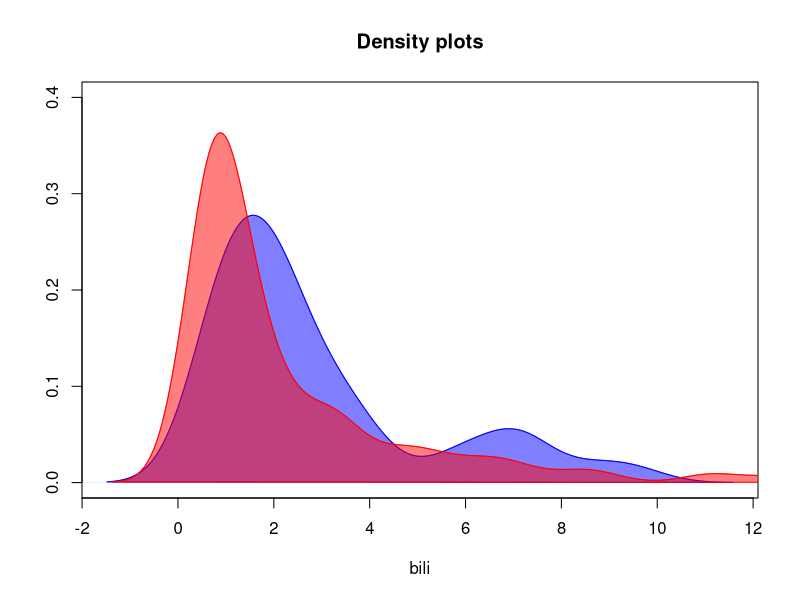
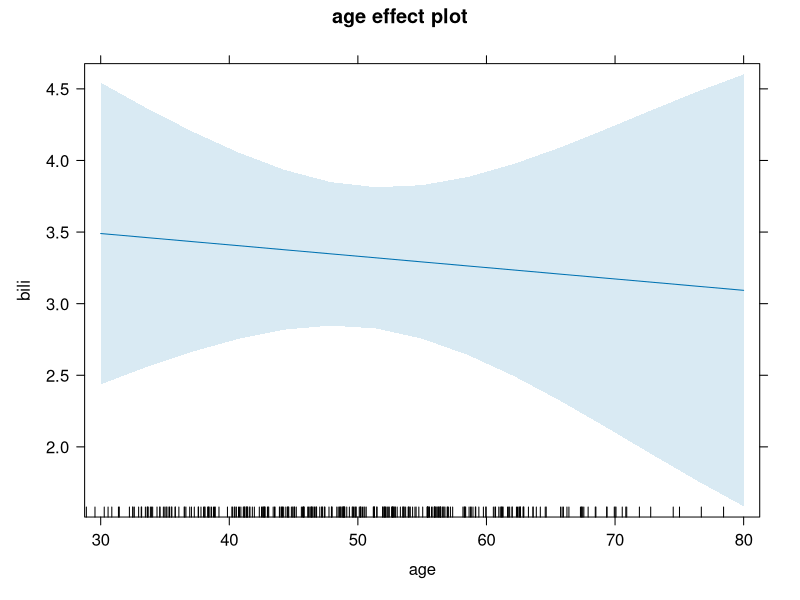
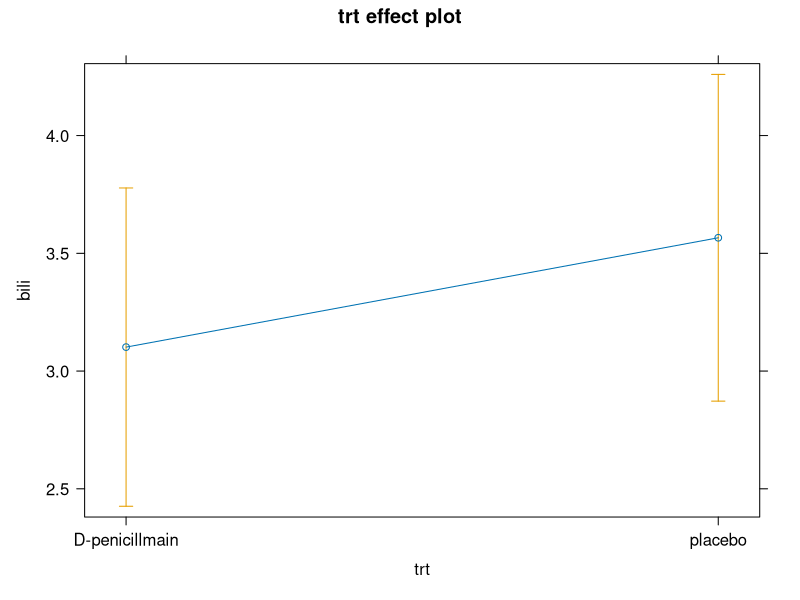
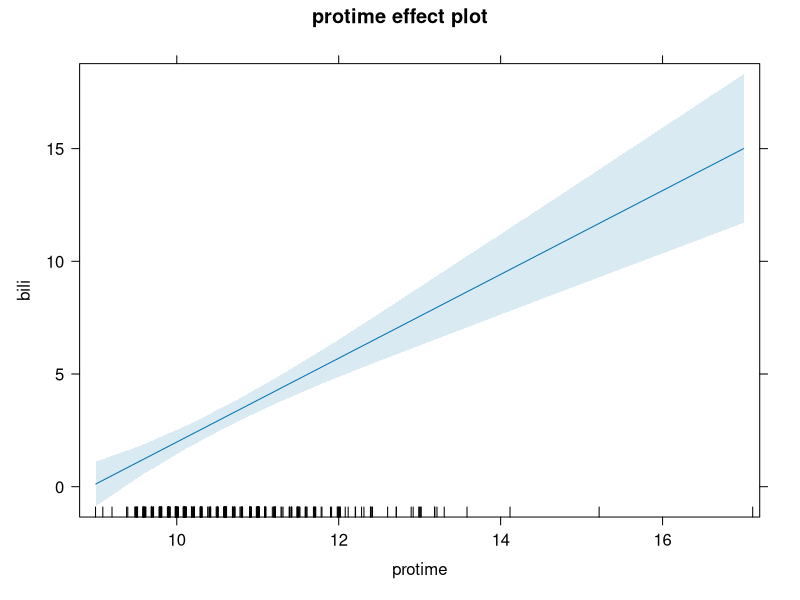
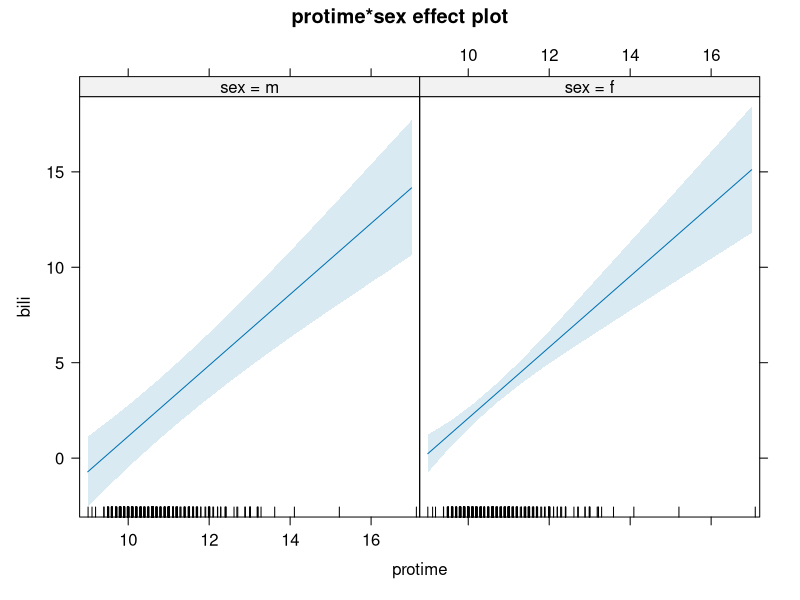

Here is the R script that generated these plots, in order:
## ---- chunk 1
library(lattice)
library(knitr)
library(survival)
library(effects)
library(arsenal)
## ---- chunk 2
R.Version()$version.string
packageVersion("lattice")
packageVersion("knitr")
packageVersion("survival")
packageVersion("effects")
packageVersion("arsenal")
## ---- chunk 3
pbc$trt <- factor(pbc$trt, levels = c(1, 2, NA), 
                  labels = c("D-penicillmain", "placebo"))
tab1 <- tableby(sex ~ bili + chol + age + spiders, data = pbc)
kable(summary(tab1), caption = "Table 1: Descriptive statistics with test")
## ---- chunk 4
pbc_male_bili <- pbc$bili[pbc$sex == "m"]
pbc_female_bili <- pbc$bili[pbc$sex == "f"]
plot(density(pbc_male_bili), col = rgb(0,0,1,0.5), ylim = c(0,0.40), main = "Density plots", xlab = "bili", ylab = "")
polygon(density(pbc_male_bili), col = rgb(0,0,1,0.5), border = "blue")
lines(density(pbc_female_bili), col = rgb(1,0,0,0.5))
polygon(density(pbc_female_bili), col = rgb(1,0,0,0.5), border = "red")
legend(20,0.03, c("male", "female"), 
       col = c(rgb(0,0,1,0.5), rgb(1,0,0,0.5)), lty = 1)
## ---- chunk 5
fm1 <- lm(bili ~ sex + age + trt + protime, data = pbc)
tab <- summary(fm1)$coefficients
kable(tab[, c(1,2,4)], dig = 4, caption = "Table 2: The coefficients, standard errors and p-values")
## ---- chunk 6
fm2 <- lm(bili ~ age * (sex + trt + protime), data = pbc)
tab <- summary(fm2)$coefficients
kable(tab[, c(1,2,4)], dig = 4, caption = "Table 2: The coefficients, standard errors and p-values")
## ---- chunk 7
plot(effect("age", fm2))
## ---- chunk 8
plot(effect("trt", fm2))
## ---- chunk 9
plot(effect("protime", fm2))
## ---- chunk 10
plot(effect(c("protime", "sex"), fm2))
